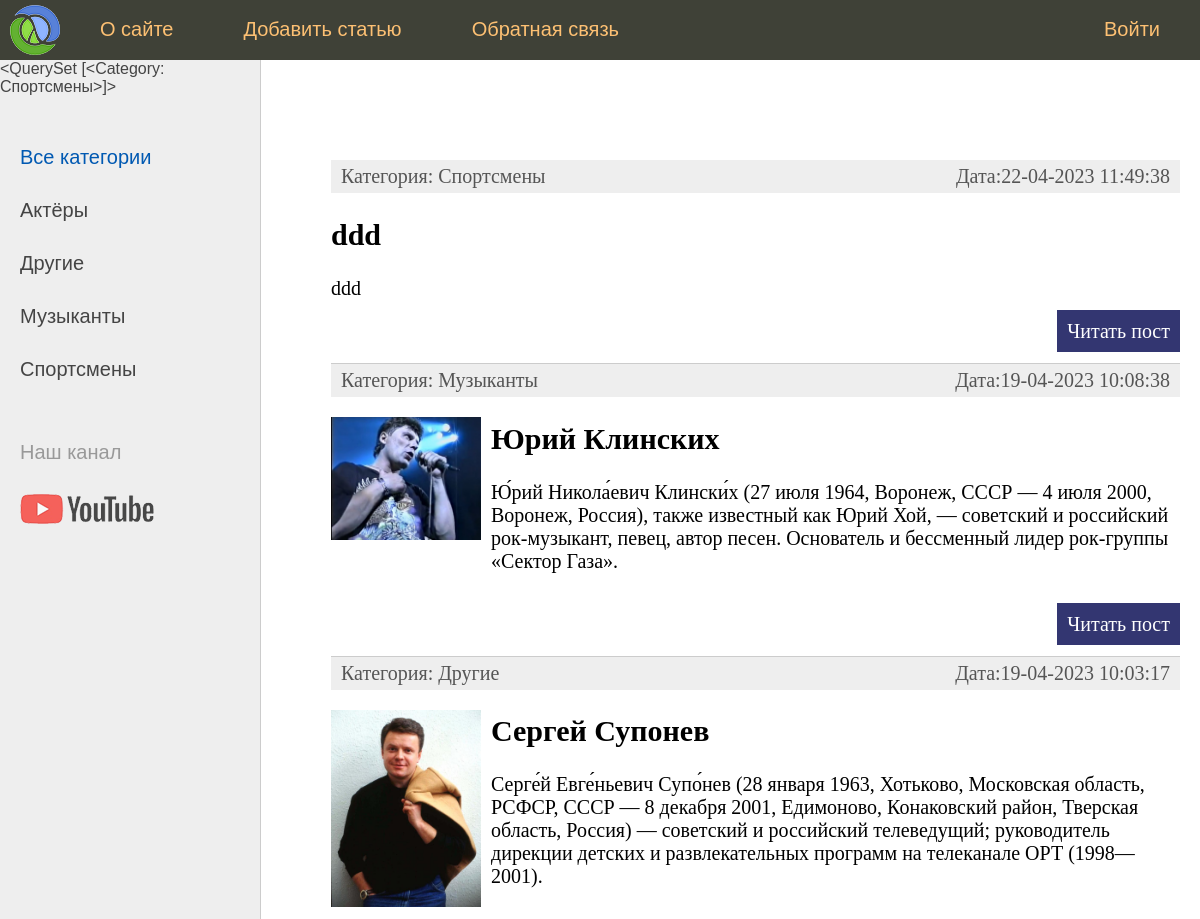
The app's page / (upper part), older data.
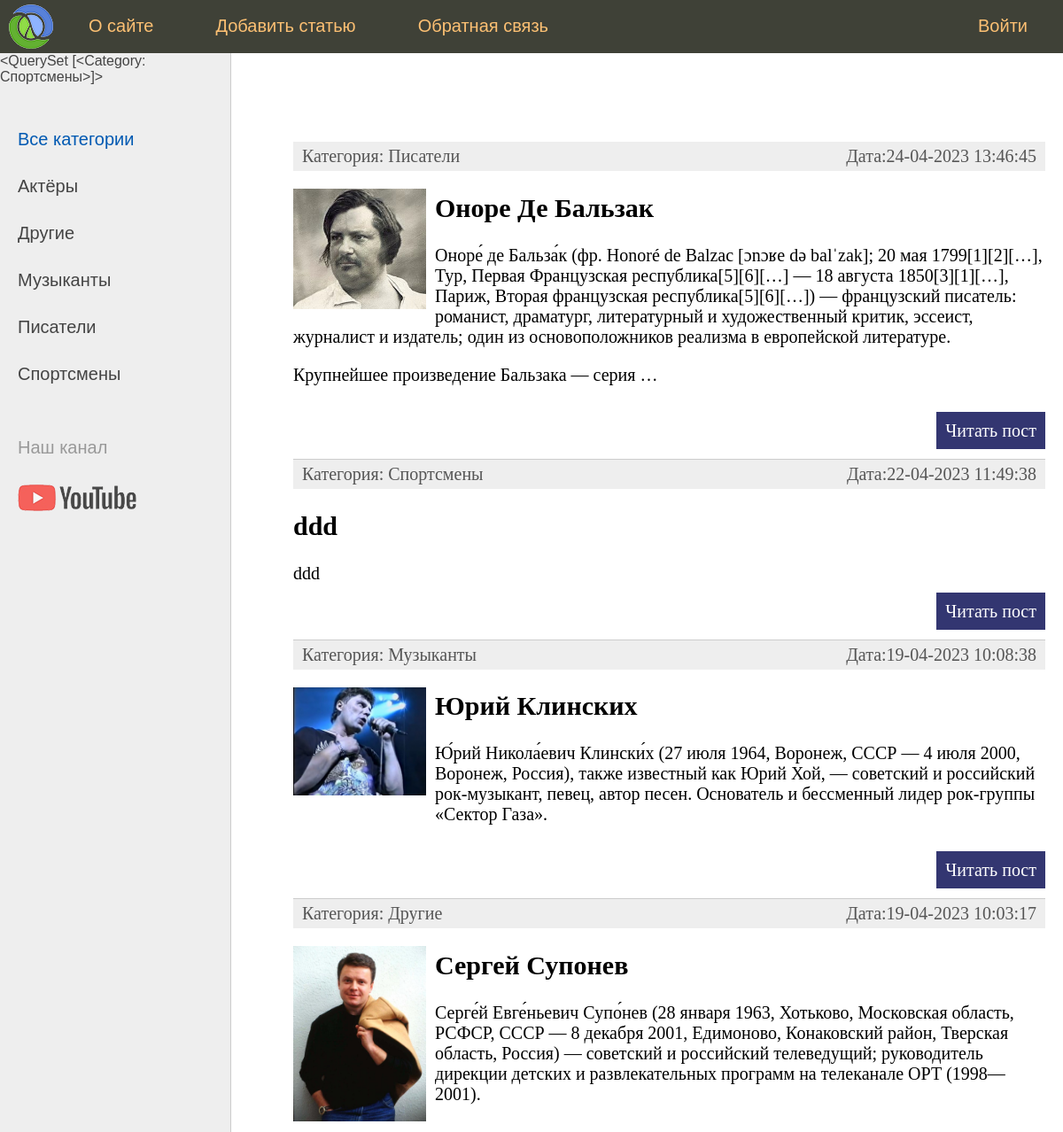
The same page, newer data.
### greats/models.py (models this page shows, shortened)
class Category(models.Model):
    name = models.CharField(max_length=100, db_index=True, verbose_name="Категория")
    slug = models.SlugField(max_length=255,unique=True, db_index=True, verbose_name="URL" )
    def get_absolute_url(self):
        return reverse('category', kwargs={'cat_slug':self.slug})
    class Meta:
        verbose_name="Категория"
        verbose_name_plural='Категории'
        ordering=['id']
    def __str__(self):
        return self.name

class Greats(models.Model):
    title = models.CharField(max_length=255, verbose_name="Заголовок")
    slug = models.SlugField(max_length=255,unique=True, db_index=True, verbose_name="URL" )
    content = models.TextField(blank=True, verbose_name="Текст статьи")
    photo = models.ImageField(upload_to="photos/%Y/%m/%d", verbose_name="Фото")
    time_create=models.DateTimeField(auto_now_add=True, verbose_name="Время создания")
    time_update=models.DateTimeField(auto_now=True, verbose_name="Время изменения")
    is_published=models.BooleanField(default=True, verbose_name="Публикация")
    cat = models.ForeignKey('Category', on_delete=models.PROTECT, verbose_name="Категории")
    class Meta:
        verbose_name="Выдающиеся люди"
        verbose_name_plural='Выдающиеся люди'
        ordering=['-time_create','title'] # если первое поле имеет
    def get_absolute_url(self):
        return reverse('post', kwargs={'post_slug':self.slug})

### greats/views.py (the view)
# urls.py: path('', GreatsHome.as_view(), name='home'),
class GreatsHome(ListView):
    model = Greats
    template_name = 'greats/index.html'
    context_object_name = 'posts'
    def get_context_data(self,*, object_list=None, **kwargs):
        context = super().get_context_data(**kwargs)
        context['menu']=menu
        context['title']="Главная страница"
        context['cat_selected'] = 0
        return context
    def get_queryset(self):
        return Greats.objects.filter(is_published=True)

### greats/templatetags/great_tags.py (called while the page is built)
@register.simple_tag(name='getcats')
def get_categories(filter=None):
    if not filter:
        return Category.objects.all()
    else:
        return Category.objects.filter(pk=filter)

@register.inclusion_tag('greats/list_categories.html')
def show_categories(sort=None, cat_selected=0):
    if not sort:
        cats= Category.objects.all()
    else:
        cats = Category.objects.order_by(sort)
    return {"cats":cats,'cat_selected':cat_selected}

### greats/templates/greats/index.html (shortened to what this page needs)
{% extends 'greats/base.html' %}
{% block content %}
<ul class="list-articles">
	{% for p in posts %}
				<li><div class="article-panel">
					<p class="first">Категория: {{p.cat}}</p>
					<p class="last">Дата:{{p.time_update|date:"d-m-Y H:i:s"}}</p>
				</div>
				{% if p.photo %}
					<p><img class="img-article-left thumb" src="{{p.photo.url}}"></p>
				{% endif %}
			<h2>{{p.title}}</h2>
	{% autoescape  on %}
	{{p.content|linebreaks|truncatewords:50}}
	{% endautoescape  %}
			<p class="link-read-post"><a href="{{p.get_absolute_url}}">Читать пост</a></p>
			</li>
	{% endfor %}
</ul>
{% endblock %}

### greats/templates/greats/base.html (shortened to what this page needs)
{% load static %}
{% load great_tags %}
<!DOCTYPE html>
<html>
<head>
	<link type="text/css" href="{% static 'greats/css/style.css' %}" rel="stylesheet" />
</head>
<body>
<table class="table-page" border=0 cellpadding="0" cellspacing="0">
<tr><td valign=top>
{% block mainmenu %}
		<div class="header">
			<ul id="mainmenu" class="mainmenu">
			<li class="logo"><a href="{% url 'home' %}"><div class="logo"></div></a></li>
{% for m in menu %}
	{% if not forloop.last %}
			<li><a href="{% url m.url_name %}">{{m.title}}</a></li>
	{% else %}
			<li class="last"><a href="{% url m.url_name %}">{{m.title}}</a></li>
	{% endif %}
{% endfor %}
			</ul>
		</div>
{% endblock mainmenu %}
<table class="table-content" border=0 cellpadding="0" cellspacing="0">
<tr>
	<td valign="top" class="left-chapters">
	{% getcats filter=1 %}
	<ul id="leftchapters">
		{% if cat_selected == 0 %}
			<li class="selected">Все категории</li>
		{% else %}
			<li><a href="{% url 'home' %}">Все категории</a></li>
		{% endif %}
		{% show_categories 'name' cat_selected %}
		<li class="share">
		<p>Наш канал</p>
		<a class="share-yt" href="https://www.youtube.com/channel/UClJzWfGWuGJL2t-3dYKcHTA/playlists" target="_blank" rel="nofollow"></a>
		</li>
	</ul>
</td>
<td valign="top" class="content">
	<div class="content-text">
{% block content %}
{% endblock %}
	</div>
</td></tr></table>
</td></tr>
</table>
</body>
</html>

### greats/templates/greats/list_categories.html
		{% for category in cats %}
		{% if cat_selected == category.pk %}
			<li class="selected">{{category.name}}</li>
		{% else %}
			<li><a href="{{category.get_absolute_url}}">{{category.name}}</a></li>
		{% endif %}
		{% endfor %}

Row changes from the older to the newer data that the page shows:
added Category: name "Писатели"
added Greats: cat "Писатели", time_update "24-04-2023 13:46:45", photo (picture), title "Оноре Де Бальзак", content "Оноре́ де Бальза́к (фр. Honoré de Balzac [ɔnɔʁe də balˈzak]; 20 мая 1799[1][2][…], Тур, Первая Французская республика[5][6][…] — 18 августа 1850[3][1][…], Париж, Вторая французская республика[5][6][…]) — французский писатель: романист, драматург, литературный и художественный критик, эссеист, журналист и издатель; один из основоположников реализма в европейской литературе. Крупнейшее произведение Бальзака — серия …"
